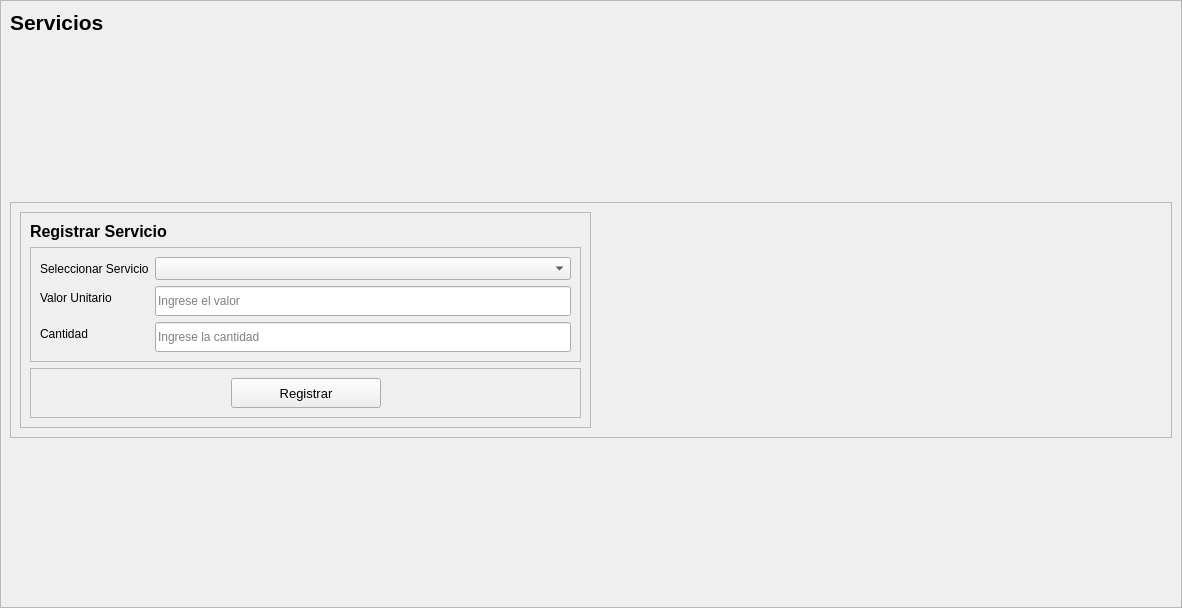
<?xml version="1.0" encoding="UTF-8"?>
<ui version="4.0">
 <class>servicios</class>
 <widget class="QWidget" name="servicios">
  <property name="geometry">
   <rect>
    <x>0</x>
    <y>0</y>
    <width>1182</width>
    <height>608</height>
   </rect>
  </property>
  <property name="windowTitle">
   <string>Form</string>
  </property>
  <property name="styleSheet">
   <string notr="true"/>
  </property>
  <layout class="QVBoxLayout" name="verticalLayout">
   <property name="spacing">
    <number>0</number>
   </property>
   <property name="leftMargin">
    <number>0</number>
   </property>
   <property name="topMargin">
    <number>0</number>
   </property>
   <property name="rightMargin">
    <number>0</number>
   </property>
   <property name="bottomMargin">
    <number>0</number>
   </property>
   <item>
    <widget class="QFrame" name="frame">
     <property name="frameShape">
      <enum>QFrame::StyledPanel</enum>
     </property>
     <property name="frameShadow">
      <enum>QFrame::Raised</enum>
     </property>
     <layout class="QVBoxLayout" name="verticalLayout_2">
      <item>
       <widget class="QLabel" name="label_2">
        <property name="font">
         <font>
          <pointsize>10</pointsize>
          <italic>false</italic>
          <bold>false</bold>
         </font>
        </property>
        <property name="text">
         <string>&lt;html&gt;&lt;head/&gt;&lt;body&gt;&lt;p&gt;&lt;span style=&quot; font-size:16pt; font-weight:700;&quot;&gt;Servicios&lt;/span&gt;&lt;/p&gt;&lt;/body&gt;&lt;/html&gt;</string>
        </property>
       </widget>
      </item>
      <item>
       <spacer name="verticalSpacer_4">
        <property name="orientation">
         <enum>Qt::Vertical</enum>
        </property>
        <property name="sizeHint" stdset="0">
         <size>
          <width>20</width>
          <height>146</height>
         </size>
        </property>
       </spacer>
      </item>
      <item>
       <widget class="QFrame" name="frame_2">
        <property name="frameShape">
         <enum>QFrame::StyledPanel</enum>
        </property>
        <property name="frameShadow">
         <enum>QFrame::Raised</enum>
        </property>
        <layout class="QHBoxLayout" name="horizontalLayout">
         <item>
          <widget class="QFrame" name="frame_16">
           <property name="frameShape">
            <enum>QFrame::StyledPanel</enum>
           </property>
           <property name="frameShadow">
            <enum>QFrame::Raised</enum>
           </property>
           <layout class="QVBoxLayout" name="verticalLayout_22">
            <item>
             <widget class="QLabel" name="label_17">
              <property name="font">
               <font>
                <pointsize>10</pointsize>
                <italic>false</italic>
                <bold>false</bold>
               </font>
              </property>
              <property name="text">
               <string>&lt;html&gt;&lt;head/&gt;&lt;body&gt;&lt;p&gt;&lt;span style=&quot; font-size:12pt; font-weight:700;&quot;&gt;Registrar Servicio&lt;/span&gt;&lt;/p&gt;&lt;/body&gt;&lt;/html&gt;</string>
              </property>
             </widget>
            </item>
            <item>
             <widget class="QFrame" name="frame_18">
              <property name="frameShape">
               <enum>QFrame::StyledPanel</enum>
              </property>
              <property name="frameShadow">
               <enum>QFrame::Raised</enum>
              </property>
              <layout class="QFormLayout" name="formLayout_6">
               <item row="0" column="0">
                <widget class="QLabel" name="labelVersion_7">
                 <property name="lineWidth">
                  <number>1</number>
                 </property>
                 <property name="text">
                  <string>Seleccionar Servicio</string>
                 </property>
                 <property name="alignment">
                  <set>Qt::AlignLeading|Qt::AlignLeft|Qt::AlignVCenter</set>
                 </property>
                </widget>
               </item>
               <item row="0" column="1">
                <widget class="QComboBox" name="comboBoxNom">
                 <property name="font">
                  <font>
                   <pointsize>10</pointsize>
                   <italic>false</italic>
                   <bold>false</bold>
                  </font>
                 </property>
                 <property name="autoFillBackground">
                  <bool>false</bool>
                 </property>
                 <property name="currentIndex">
                  <number>-1</number>
                 </property>
                 <property name="iconSize">
                  <size>
                   <width>16</width>
                   <height>16</height>
                  </size>
                 </property>
                 <property name="placeholderText">
                  <string>Seleccione una opción</string>
                 </property>
                 <property name="frame">
                  <bool>true</bool>
                 </property>
                </widget>
               </item>
               <item row="1" column="0">
                <widget class="QLabel" name="labelVersion_8">
                 <property name="lineWidth">
                  <number>1</number>
                 </property>
                 <property name="text">
                  <string>Valor Unitario</string>
                 </property>
                 <property name="alignment">
                  <set>Qt::AlignLeading|Qt::AlignLeft|Qt::AlignVCenter</set>
                 </property>
                </widget>
               </item>
               <item row="1" column="1">
                <widget class="QLineEdit" name="textValor">
                 <property name="minimumSize">
                  <size>
                   <width>0</width>
                   <height>30</height>
                  </size>
                 </property>
                 <property name="text">
                  <string/>
                 </property>
                 <property name="placeholderText">
                  <string>Ingrese el valor</string>
                 </property>
                </widget>
               </item>
               <item row="2" column="0">
                <widget class="QLabel" name="labelVersion_9">
                 <property name="lineWidth">
                  <number>1</number>
                 </property>
                 <property name="text">
                  <string>Cantidad</string>
                 </property>
                 <property name="alignment">
                  <set>Qt::AlignLeading|Qt::AlignLeft|Qt::AlignVCenter</set>
                 </property>
                </widget>
               </item>
               <item row="2" column="1">
                <widget class="QLineEdit" name="textCant">
                 <property name="minimumSize">
                  <size>
                   <width>0</width>
                   <height>30</height>
                  </size>
                 </property>
                 <property name="text">
                  <string/>
                 </property>
                 <property name="placeholderText">
                  <string>Ingrese la cantidad</string>
                 </property>
                </widget>
               </item>
              </layout>
             </widget>
            </item>
            <item>
             <widget class="QFrame" name="frame_19">
              <property name="frameShape">
               <enum>QFrame::StyledPanel</enum>
              </property>
              <property name="frameShadow">
               <enum>QFrame::Raised</enum>
              </property>
              <layout class="QHBoxLayout" name="horizontalLayout_12">
               <item>
                <spacer name="horizontalSpacer_5">
                 <property name="orientation">
                  <enum>Qt::Horizontal</enum>
                 </property>
                 <property name="sizeHint" stdset="0">
                  <size>
                   <width>40</width>
                   <height>20</height>
                  </size>
                 </property>
                </spacer>
               </item>
               <item>
                <widget class="QPushButton" name="registrarButton">
                 <property name="minimumSize">
                  <size>
                   <width>150</width>
                   <height>30</height>
                  </size>
                 </property>
                 <property name="font">
                  <font>
                   <pointsize>10</pointsize>
                   <italic>false</italic>
                   <bold>false</bold>
                  </font>
                 </property>
                 <property name="cursor">
                  <cursorShape>PointingHandCursor</cursorShape>
                 </property>
                 <property name="text">
                  <string>Registrar</string>
                 </property>
                 <property name="icon">
                  <iconset resource="../../resources.qrc">
                   <normaloff>:/icons/images/icons/cil-data-transfer-down.png</normaloff>:/icons/images/icons/cil-data-transfer-down.png</iconset>
                 </property>
                </widget>
               </item>
               <item>
                <spacer name="horizontalSpacer_6">
                 <property name="orientation">
                  <enum>Qt::Horizontal</enum>
                 </property>
                 <property name="sizeHint" stdset="0">
                  <size>
                   <width>40</width>
                   <height>20</height>
                  </size>
                 </property>
                </spacer>
               </item>
              </layout>
             </widget>
            </item>
           </layout>
          </widget>
         </item>
         <item>
          <spacer name="horizontalSpacer_2">
           <property name="orientation">
            <enum>Qt::Horizontal</enum>
           </property>
           <property name="sizeHint" stdset="0">
            <size>
             <width>40</width>
             <height>20</height>
            </size>
           </property>
          </spacer>
         </item>
        </layout>
       </widget>
      </item>
      <item>
       <spacer name="verticalSpacer_3">
        <property name="orientation">
         <enum>Qt::Vertical</enum>
        </property>
        <property name="sizeHint" stdset="0">
         <size>
          <width>20</width>
          <height>146</height>
         </size>
        </property>
       </spacer>
      </item>
     </layout>
    </widget>
   </item>
  </layout>
 </widget>
 <resources>
  <include location="../../resources.qrc"/>
 </resources>
 <connections/>
</ui>
